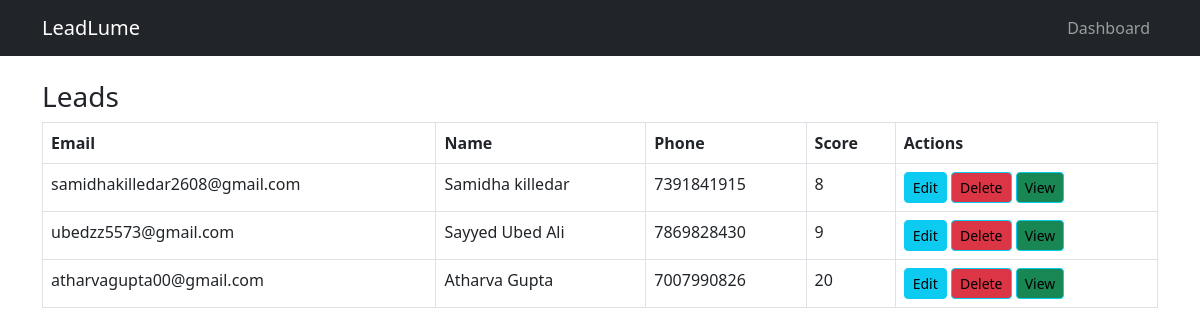
Page /leads/list/ on the committed database.
### leads/models.py (models this page shows, shortened)
class Lead(models.Model):
    name = models.CharField(max_length=255, default="Unknown")  # Default name
    email = models.EmailField(unique=True)
    phone = models.CharField(max_length=15, blank=True, null=True, default="")
    message = models.TextField(blank=True, null=True, default="")
    lead_score = models.IntegerField(default=0)  # New field for lead score
    lead_amount = models.IntegerField(default=0)

### leads/views.py (the view)
# urls.py: path("list/", lead_list, name="lead_list"),
def lead_list(request):
    send_due_reminders()
    leads = Lead.objects.all()
    return render(request, "leads/lead_list.html", {"leads": leads})

### leads/utils.py (called while the page is built)
def send_due_reminders():
    reminders = Reminder.objects.filter(date__date=now().date(), status="Not Sent")
    for reminder in reminders:
        if reminder.lead.email:  # Ensure the lead has an email
            send_mail(
                subject="Reminder Notification",
                message=f"Hello {reminder.lead.name},\n\n{reminder.message}\n\nThank you!",
                from_email="your_email@gmail.com",  # Replace with your email
                recipient_list=[reminder.lead.email],
                fail_silently=False,
            )
        reminder.status = "Sent"
        reminder.save()
    return f"Processed {reminders.count()} reminders."

### leads/templates/leads/lead_list.html (shortened to what this page needs)
{% extends "base.html" %}
{% block content %}
        <h3>Leads</h3>
        <table class="table table-bordered">
            <thead>
                <tr>
                    <th>Email</th>
                    <th>Name</th>
                    <th>Phone</th>
                    <th>Score</th>
                    <th>Actions</th>
                </tr>
            </thead>
            <tbody>
                {% for lead in leads %}
                    <tr>
                        <td>{{ lead.email }}</td>
                        <td>{{ lead.name }}</td>
                        <td>{{lead.phone}}</td>
                        <td>{{ lead.lead_score }}</td>
                        <td>
                            <a href="{% url 'update_lead' lead.pk %}" class="btn btn-info btn-sm">Edit</a>
                    <a href="{% url 'delete_lead' lead.pk %}" class="btn btn-info btn-sm bg-danger">Delete</a>
                    <a href="{% url 'lead_detail' lead.id %}" class="btn btn-info btn-sm bg-success">View</a>
                        </td>
                    </tr>
                {% empty %}
                    <tr><td colspan="5" class="text-center">No leads found.</td></tr>
                {% endfor %}
            </tbody>
        </table>
{% endblock %}

### rows in the picture
Lead: email "samidhakilledar2608@gmail.com", name "Samidha killedar", phone "7391841915", lead_score "8"
Lead: email "ubedzz5573@gmail.com", name "Sayyed Ubed Ali", phone "7869828430", lead_score "9"
Lead: email "atharvagupta00@gmail.com", name "Atharva Gupta", phone "7007990826", lead_score "20"
